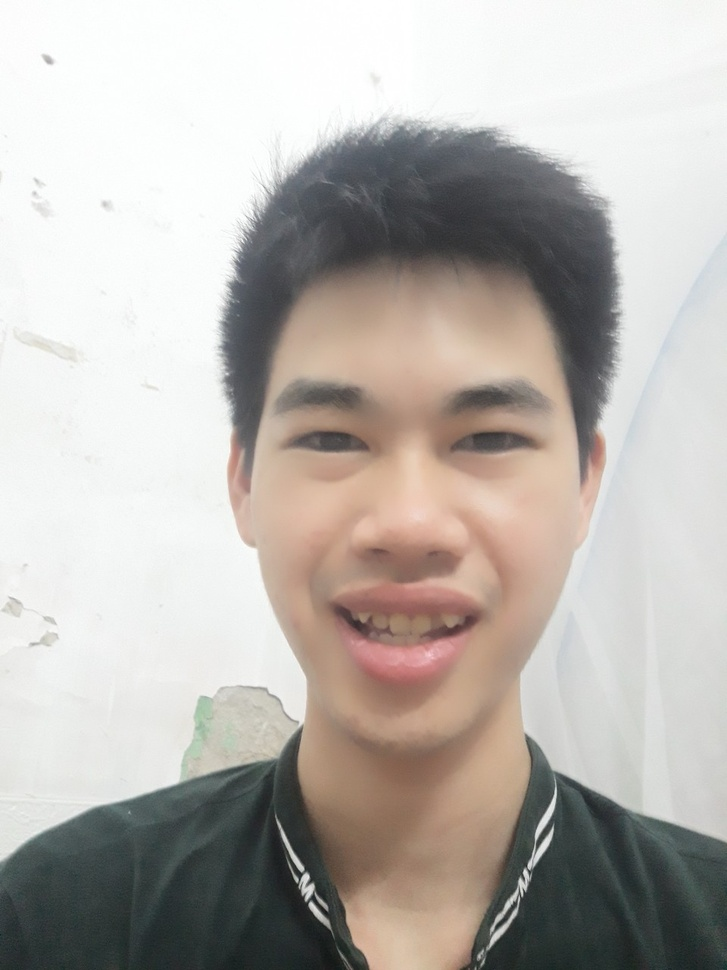
#> input picture model/testset/test1.jpg, 727 x 970 px, shrunk from 960 x 1280 before the run; its folder holds only this picture in this run
$ python test.py
#> lines starting #> are read from the running program, lines starting #| are printed output that depends on the picture
#> further down, image is the input picture: shape (970, 727, 3); mean B, G, R 174.5, 179.6, 184.9
import os
import cv2

# Constants
THRESHOLD = 0.2921139
NEW_WIDTH = 64
NEW_HEIGHT = 64

# Constants
IMAGE_FOLDER = "model/testset"
OUTPUT_FOLDER = "model/testset-gray"
DETECTOR = cv2.CascadeClassifier("haar_face.xml")

# Initialize count
count = 1

# Function to preprocess image
def preprocess_image(image):
    global count  # Ensure count is modified globally
    gray = cv2.cvtColor(image, cv2.COLOR_BGR2GRAY)
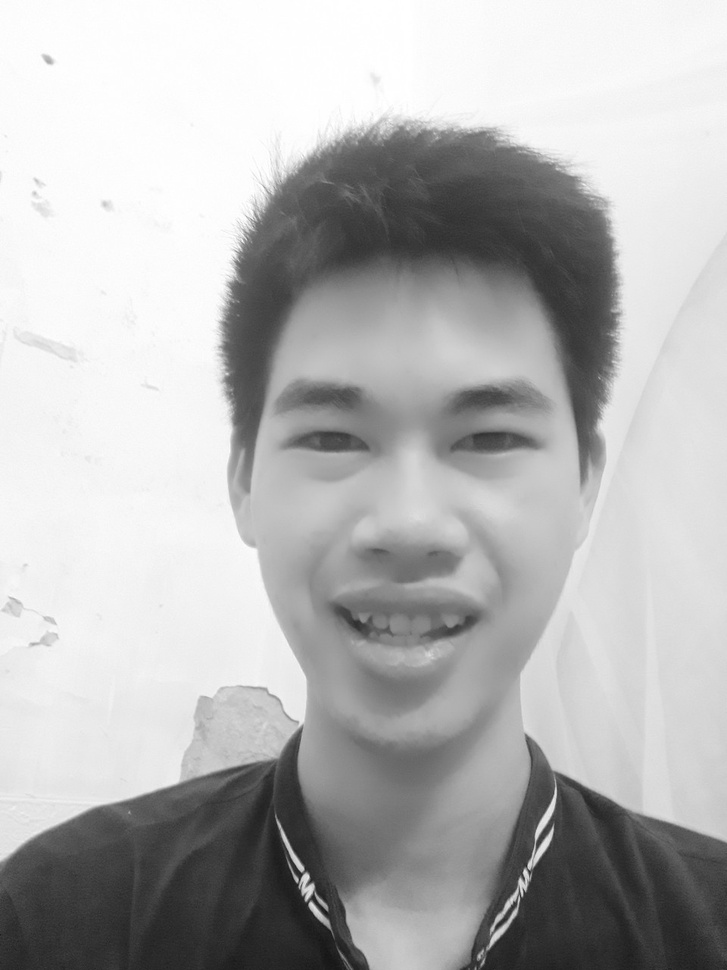
#> gray: shape (970, 727); min 20, max 255, mean 180.5
    rects = DETECTOR.detectMultiScale(gray, scaleFactor=1.1, minNeighbors=5, minSize=(30, 30), flags=cv2.CASCADE_SCALE_IMAGE)
#> rects = [[186, 262, 444, 444]]

    for (x, y, w, h) in rects:
        roi_gray = gray[y:y + h, x:x + w]
        output_path = os.path.join(OUTPUT_FOLDER, f"{count}.jpg")
        cv2.imwrite(output_path, roi_gray)
        count += 1
#> this loop made 1 pass
#> (x, y, w, h, count) on pass 1: (186, 262, 444, 444, 2)
#> pass 1, in preprocess_image, `roi_gray = gray[y:y + h, x:x + w]`:
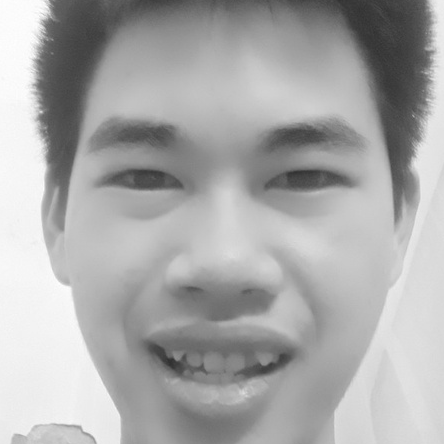
#> roi_gray: shape (444, 444); min 48, max 255, mean 170.3
#> after the loop, count = 2

# Create output folder if it does not exist
if not os.path.exists(OUTPUT_FOLDER):
    os.makedirs(OUTPUT_FOLDER)

# Process each image in the input folder
for filename in os.listdir(IMAGE_FOLDER):
    # Read image
    image_path = os.path.join(IMAGE_FOLDER, filename)
    image = cv2.imread(image_path)

    # Preprocess image
    preprocess_image(image)

print("Preprocessing complete.")

$ run again, on model/testset/test6.jpg
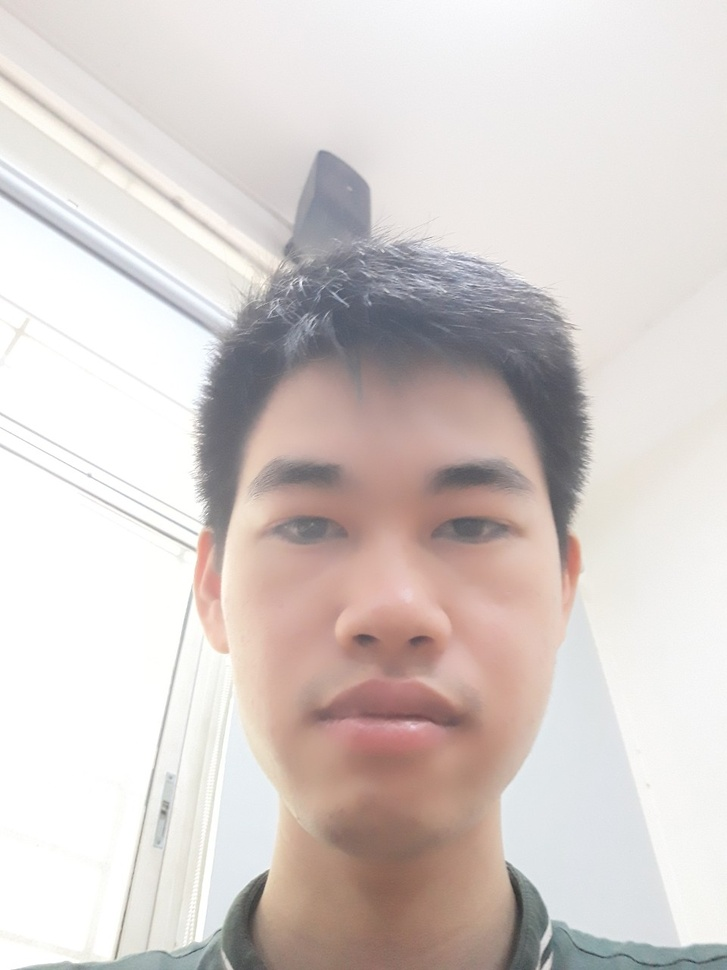
#> input picture model/testset/test6.jpg, 727 x 970 px, shrunk from 960 x 1280 before the run
#> image is the input picture: shape (970, 727, 3); mean B, G, R 203.3, 206.3, 215.1
#> in preprocess_image, `gray = cv2.cvtColor(image, cv2.COLOR_BGR2GRAY)`:
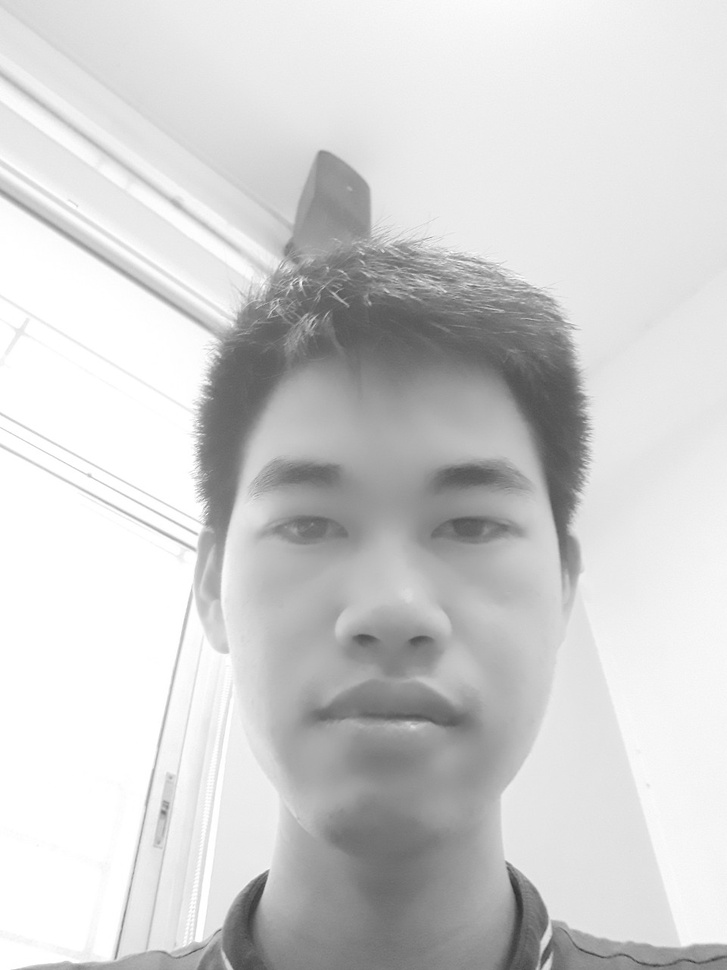
#> gray: shape (970, 727); min 44, max 255, mean 208.6
#> rects = [[162, 345, 458, 458]]
#> the loop in preprocess_image, `for (x, y, w, h) in rects:` made 1 pass
#> (x, y, w, h, count) on pass 1: (162, 345, 458, 458, 2)
#> pass 1, in preprocess_image, `roi_gray = gray[y:y + h, x:x + w]`:
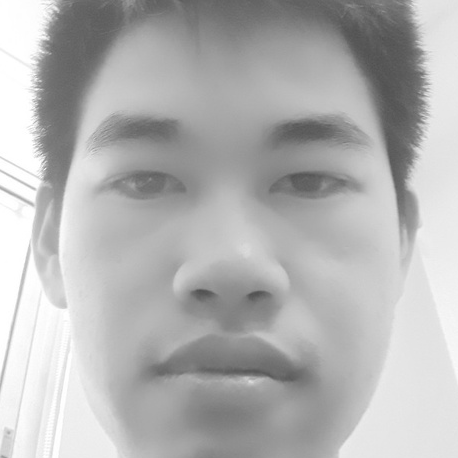
#> roi_gray: shape (458, 458); min 80, max 255, mean 179.5
#> after the loop in preprocess_image, `for (x, y, w, h) in rects:`: count = 2

$ run again, on model/testset/test2.jpg
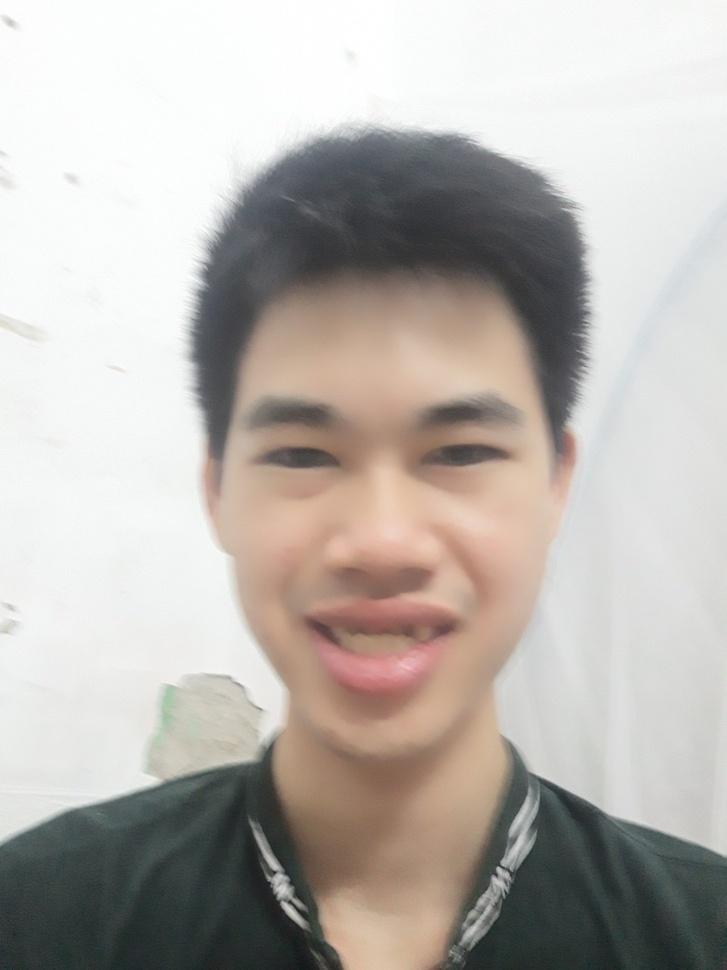
#> input picture model/testset/test2.jpg, 727 x 970 px, shrunk from 960 x 1280 before the run
#> image is the input picture: shape (970, 727, 3); mean B, G, R 173.9, 179.1, 184.5
#> in preprocess_image, `gray = cv2.cvtColor(image, cv2.COLOR_BGR2GRAY)`:
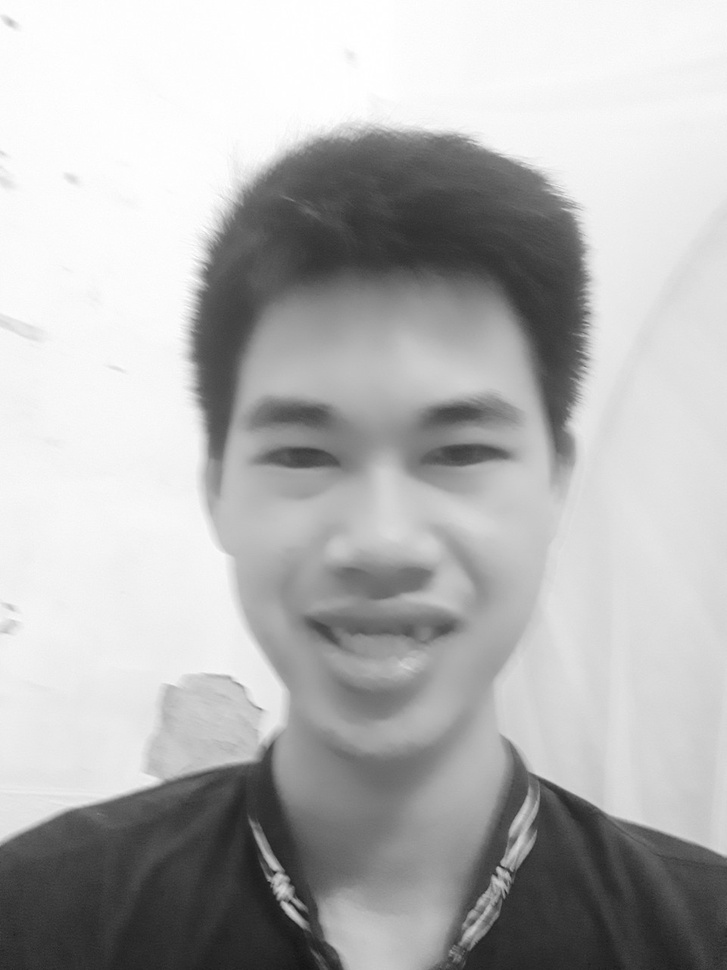
#> gray: shape (970, 727); min 20, max 255, mean 180
#> rects = [[147, 269, 467, 467]]
#> the loop in preprocess_image, `for (x, y, w, h) in rects:` made 1 pass
#> (x, y, w, h, count) on pass 1: (147, 269, 467, 467, 2)
#> pass 1, in preprocess_image, `roi_gray = gray[y:y + h, x:x + w]`:
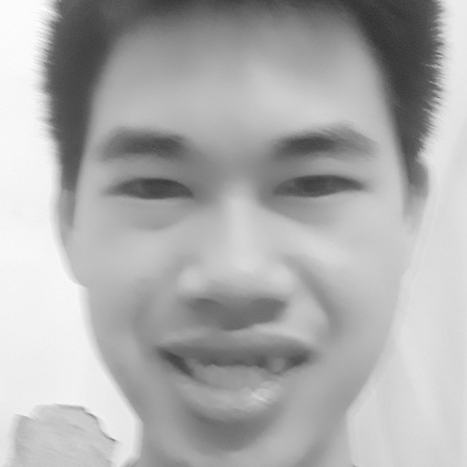
#> roi_gray: shape (467, 467); min 50, max 255, mean 173.3
#> after the loop in preprocess_image, `for (x, y, w, h) in rects:`: count = 2
